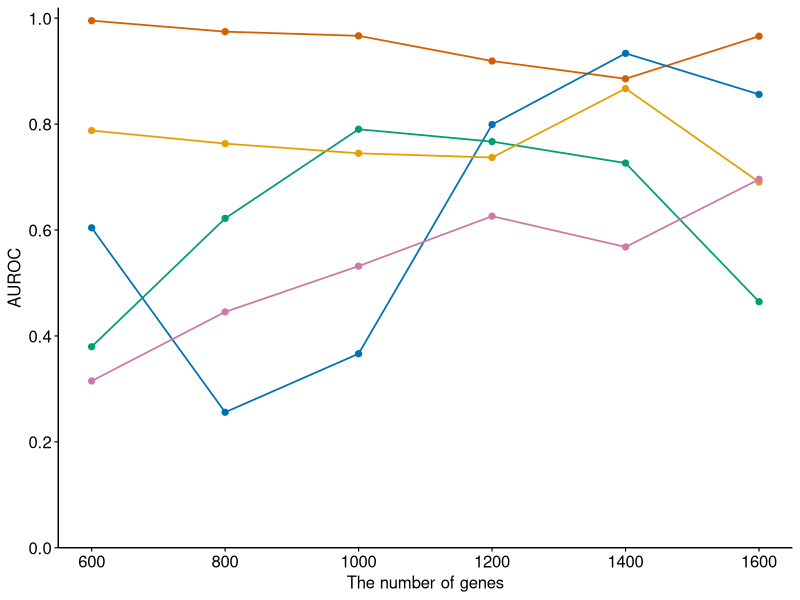
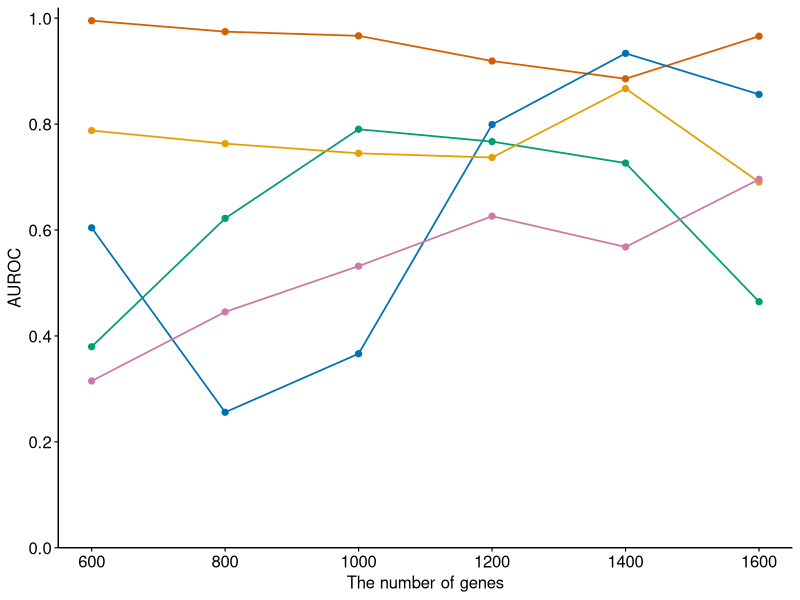

These figures' R source, in order:
# R 4.3.3
# Figure: AUROC sensitivity to the number of genes

required_packages <- c("ggplot2", "grid")
for (pkg in required_packages) {
  if (!requireNamespace(pkg, quietly = TRUE)) {
    stop(sprintf("Package '%s' is required. Please install it first.", pkg), call. = FALSE)
  }
}

library(ggplot2)
library(grid)

dir.create("figures", showWarnings = FALSE)

df <- data.frame(
  Drug = rep(
    c("Docetaxel", "PLX4720_A375", "Paclitaxel", "Sorafenib", "PLX4720_451Lu"),
    each = 6
  ),
  Gene = rep(c(600, 800, 1000, 1200, 1400, 1600), times = 5),
  AUROC = c(
    # Docetaxel_data.h5ad
    0.787836, 0.763171, 0.744835, 0.736958, 0.867188, 0.690664,
    # A375_PLX-4720_data.h5ad
    0.995316, 0.974606, 0.966716, 0.919132, 0.885602, 0.965976,
    # Paclitaxel_data.h5ad
    0.314918, 0.445314, 0.531885, 0.626111, 0.567959, 0.695722,
    # Sorafenib_data.h5ad
    0.604167, 0.255833, 0.366389, 0.799167, 0.933611, 0.856111,
    # 451Lu_PLX-4720_data.h5ad
    0.379546, 0.621955, 0.790290, 0.766934, 0.726393, 0.464631
  )
)

df$Drug <- factor(
  df$Drug,
  levels = c("PLX4720_A375", "Sorafenib", "PLX4720_451Lu", "Paclitaxel", "Docetaxel")
)

p <- ggplot(df, aes(x = Gene, y = AUROC, color = Drug, group = Drug)) +
  geom_line(linewidth = 0.6) +
  geom_point(size = 1.8) +
  scale_color_manual(
    values = c(
      "PLX4720_A375" = "#D55E00",
      "Sorafenib" = "#0072B2",
      "PLX4720_451Lu" = "#009E73",
      "Paclitaxel" = "#CC79A7",
      "Docetaxel" = "#E69F00"
    )
  ) +
  scale_x_continuous(
    limits = c(600, 1600),
    breaks = c(600, 800, 1000, 1200, 1400, 1600),
    expand = c(mult = 0.05, add = 0)
  ) +
  scale_y_continuous(
    limits = c(0.0, 1.02),
    breaks = seq(0.0, 1.0, 0.2),
    expand = c(0, 0)
  ) +
  labs(
    x = "The number of genes",
    y = "AUROC",
    color = NULL
  ) +
  theme_classic() +
  theme(
    axis.title = element_text(size = 12, color = "black"),
    axis.text = element_text(size = 12, color = "black"),
    axis.line = element_line(color = "black", linewidth = 0.5),
    axis.ticks = element_line(color = "black", linewidth = 0.4),
    legend.position = "none",
    legend.direction = "horizontal",
    legend.spacing.x = unit(0.2, "cm"),
    legend.text = element_text(size = 11),
    legend.key.width = unit(0.6, "cm"),
    legend.key.height = unit(0.35, "cm")
  ) +
  guides(
    color = guide_legend(nrow = 1, byrow = TRUE)
  )

print(p)
ggsave("figures/gene_line_auroc.pdf", plot = p, width = 4, height = 2.5)
